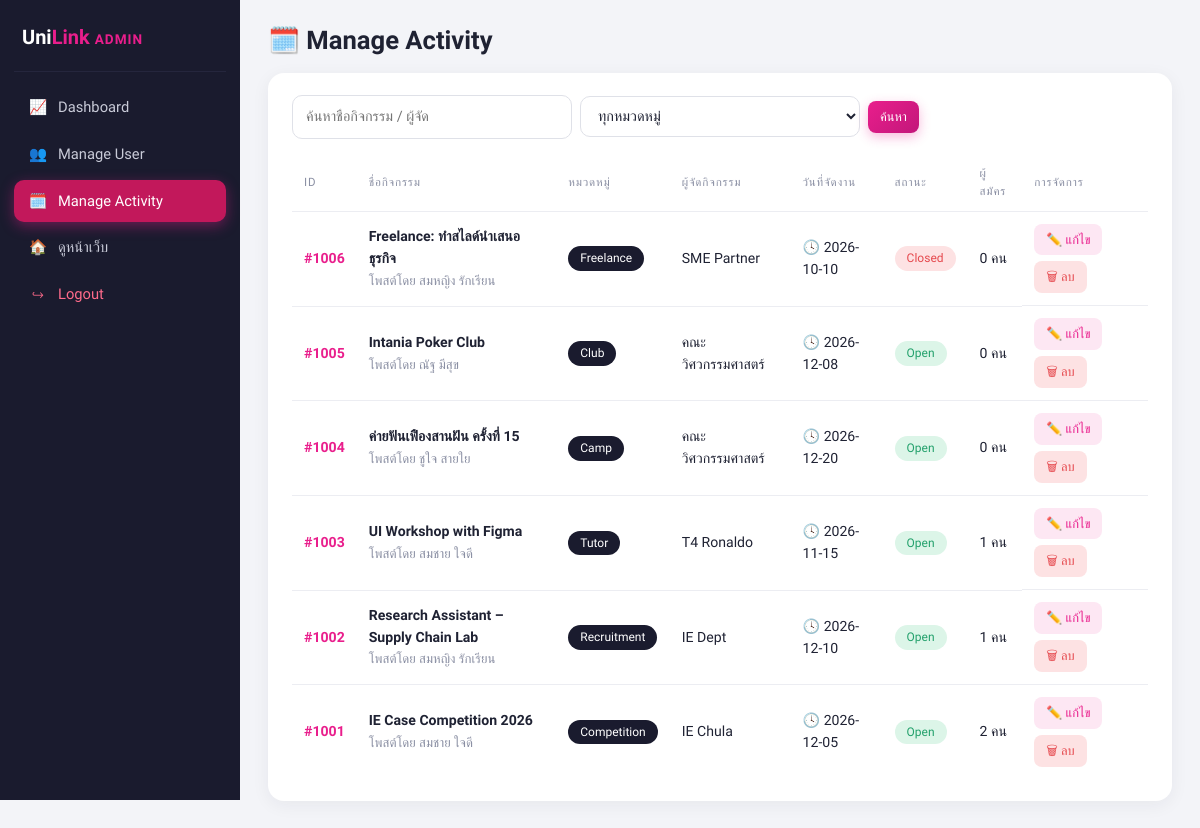
/pages/admin_manage_activity.php (signed in), run on the app's committed database.
### tables this page shows
CREATE TABLE activity (
  act_id      INT(11)      NOT NULL AUTO_INCREMENT PRIMARY KEY,
  user_id     VARCHAR(50)  NOT NULL,                         
  title       VARCHAR(255) NOT NULL,
  category    VARCHAR(100) NOT NULL,
  organizer   VARCHAR(255) NOT NULL,
  logo_text   VARCHAR(50)  NULL,
  theme_color VARCHAR(20)  NOT NULL DEFAULT '#E91E8C',
  regis_date  DATE         NOT NULL,                         
  act_date    DATE         NOT NULL,                         
  fee         VARCHAR(100) NOT NULL DEFAULT 'ฟรี',
  benefits    VARCHAR(255) NULL,
  description TEXT         NULL,
  questions   TEXT         NULL,                             
  contact     VARCHAR(255) NULL,
  image_path  VARCHAR(255) NULL,
  status      VARCHAR(50)  NOT NULL DEFAULT 'open',          
  created_at  TIMESTAMP    NOT NULL DEFAULT CURRENT_TIMESTAMP,
  INDEX idx_category (category),
  INDEX idx_status (status),
  CONSTRAINT fk_activity_user FOREIGN KEY (user_id)
    REFERENCES users(user_id) ON DELETE CASCADE ON UPDATE CASCADE
);

CREATE TABLE users (
  user_id     VARCHAR(50)  NOT NULL PRIMARY KEY,             
  user_name   VARCHAR(100) NOT NULL,                         
  email       VARCHAR(100) NOT NULL UNIQUE,                  
  password    VARCHAR(255) NOT NULL,                         
  role        ENUM('admin','user','guest') NOT NULL DEFAULT 'user',
  faculty     VARCHAR(100) NULL,
  major       VARCHAR(100) NULL,
  dob         DATE         NULL,
  phone       VARCHAR(20)  NULL,
  line_id     VARCHAR(50)  NULL,
  ig          VARCHAR(50)  NULL,
  bio         TEXT         NULL,
  profile_pic VARCHAR(255) NULL,
  skills      TEXT         NULL,                             
  created_at  TIMESTAMP    NOT NULL DEFAULT CURRENT_TIMESTAMP
);

### includes/functions.php (called while the page is built, shortened)
<?php
function e($s): string
{
    return htmlspecialchars((string)($s ?? ''), ENT_QUOTES, 'UTF-8');
}
function fmt_date(?string $d): string
{
    return $d ? date('Y-m-d', strtotime($d)) : '-';
}
function activity_closed(array $a): bool
{
    return $a['status'] === 'closed' || ($a['regis_date'] && $a['regis_date'] < date('Y-m-d'));
}

### pages/admin_manage_activity.php (the view, shortened to what this page needs)
<?php
require_once '../includes/functions.php';
require_once '../includes/layout.php';
$q = trim($_GET['q'] ?? '');
$where = ['1=1'];
$p = [];
$st = $pdo->prepare('SELECT a.*, u.user_name,
    (SELECT COUNT(*) FROM application ap WHERE ap.activity_id = a.act_id) AS apps
    FROM activity a JOIN users u ON u.user_id = a.user_id
    WHERE ' . implode(' AND ', $where) . ' ORDER BY a.act_id DESC');
$st->execute($p);
$acts = $st->fetchAll();
?>
<h1 class="page-title">🗓️ Manage Activity</h1>
<section class="panel">
  <form class="toolbar" method="get">
    <input type="search" name="q" value="<?= e($q) ?>" placeholder="ค้นหาชื่อกิจกรรม / ผู้จัด">
    <select name="cat">
      <option value="">ทุกหมวดหมู่</option>
    </select>
    <button class="btn btn-primary btn-sm">ค้นหา</button>
  </form>
  <div class="table-wrap"><table>
    <thead><tr><th>ID</th><th>ชื่อกิจกรรม</th><th>หมวดหมู่</th><th>ผู้จัดกิจกรรม</th><th>วันที่จัดงาน</th><th>สถานะ</th><th>ผู้สมัคร</th><th>การจัดการ</th></tr></thead>
    <tbody>
    <?php foreach ($acts as $a): ?>
      <tr>
        <td><b class="pink">#<?= (int)$a['act_id'] ?></b></td>
        <td><b><?= e($a['title']) ?></b><br><span class="muted small">โพสต์โดย <?= e($a['user_name']) ?></span></td>
        <td><span class="badge badge-dark"><?= e($a['category']) ?></span></td>
        <td><?= e($a['organizer']) ?></td>
        <td>🕓 <?= e(fmt_date($a['act_date'])) ?></td>
        <td><?= activity_closed($a) ? '<span class="badge badge-red">Closed</span>' : '<span class="badge badge-green">Open</span>' ?></td>
        <td><a href="view_applicants.php?act_id=<?= (int)$a['act_id'] ?>"><?= (int)$a['apps'] ?> คน</a></td>
        <td class="actions">
          <a class="btn btn-pink-light btn-sm" href="admin_edit_activity.php?id=<?= (int)$a['act_id'] ?>">✏️ แก้ไข</a>
          <form method="post" action="activity_action.php" class="inline" data-confirm="ลบกิจกรรม #<?= (int)$a['act_id'] ?> และใบสมัครทั้งหมด?">
            <button class="btn btn-danger-light btn-sm">🗑 ลบ</button>
          </form>
        </td>
      </tr>
    <?php endforeach; ?>
    </tbody>
  </table></div>
</section>

### assets/css/style.css (style rules this page uses)
:root { --pink: #E91E8C; --pink-dark: #C2177A; --pink-soft: #FDE7F3; --purple: #8E24AA; --side: #1A1B2E; --side-2: #25263D; --bg: #F3F4F8; --card: #FFFFFF; --text: #1F2233; --muted: #8A8FA3; --line: #ECEDF2; --green: #22A06B; --green-soft: #DCF5E8; --red: #E5484D; --red-soft: #FDE2E3; --yellow: #B7791F; --yellow-soft: #FFF4D6; --blue: #3B82F6; --blue-soft: #E3EDFF; --radius: 16px; --shadow: 0 4px 18px rgba(31, 34, 51, .06); }
* { box-sizing: border-box; }
html, body { margin: 0; }
body { font-family: 'Prompt', system-ui, sans-serif; background: var(--bg); color: var(--text); font-size: 15px; line-height: 1.55; }
a { color: inherit; text-decoration: none; }
h1, h2, h3, h4 { margin: 0 0 .6em; line-height: 1.3; }
.muted { color: var(--muted); }
.small { font-size: .82rem; }
.pink { color: var(--pink); }
.page-title { font-size: 1.6rem; }
.btn { display: inline-flex; align-items: center; justify-content: center; gap: 6px; border: 0; border-radius: 10px; padding: 10px 18px; font: inherit; font-weight: 500; font-size: .9rem; cursor: pointer; transition: .15s; white-space: nowrap; }
.btn-sm { padding: 6px 12px; font-size: .8rem; border-radius: 8px; }
.btn-primary { background: linear-gradient(135deg, var(--pink), var(--pink-dark)); color: #fff; box-shadow: 0 4px 12px rgba(233, 30, 140, .3); }
.btn-danger-light { background: var(--red-soft); color: var(--red); }
.btn-pink-light { background: var(--pink-soft); color: var(--pink); }
form.inline { display: inline; }
.actions { display: flex; flex-wrap: wrap; gap: 6px; align-items: center; }
input, select, textarea { display: block; width: 100%; margin-top: 5px; padding: 10px 13px; font: inherit; font-size: .9rem; color: var(--text); background: #fff; border: 1px solid #DFE1E8; border-radius: 10px; outline: none; transition: .15s; }
.toolbar { display: flex; gap: 8px; margin-bottom: 16px; align-items: center; }
.toolbar input, .toolbar select { margin: 0; max-width: 280px; }
.panel { background: var(--card); border-radius: var(--radius); padding: 22px 24px; box-shadow: var(--shadow); margin-bottom: 20px; }
.badge { display: inline-block; padding: 3px 12px; border-radius: 999px; font-size: .75rem; font-weight: 500; }
.badge-green { background: var(--green-soft); color: var(--green); }
.badge-red { background: var(--red-soft); color: var(--red); }
.badge-dark { background: var(--side); color: #fff; }
.table-wrap { overflow-x: auto; }
table { width: 100%; border-collapse: collapse; font-size: .88rem; }
th { text-align: left; font-size: .72rem; letter-spacing: .8px; text-transform: uppercase; color: var(--muted); font-weight: 500; padding: 10px 12px; border-bottom: 1px solid var(--line); }
td { padding: 12px; border-bottom: 1px solid var(--line); vertical-align: middle; }
tr:last-child td { border-bottom: 0; }

### data on the page
activity: act_id "1006", title "Freelance: ทำสไลด์นำเสนอธุรกิจ", user.user_name "สมหญิง รักเรียน", category "Freelance", organizer "SME Partner", act_date "2026-10-10", status "Closed", apps "0"
activity: act_id "1005", title "Intania Poker Club", user.user_name "ณัฐ มีสุข", category "Club", organizer "คณะวิศวกรรมศาสตร์", act_date "2026-12-08", status "Open", apps "0"
activity: act_id "1004", title "ค่ายฟันเฟืองสานฝัน ครั้งที่ 15", user.user_name "ชูใจ สายใย", category "Camp", organizer "คณะวิศวกรรมศาสตร์", act_date "2026-12-20", status "Open", apps "0"
activity: act_id "1003", title "UI Workshop with Figma", user.user_name "สมชาย ใจดี", category "Tutor", organizer "T4 Ronaldo", act_date "2026-11-15", status "Open", apps "1"
activity: act_id "1002", title "Research Assistant – Supply Chain Lab", user.user_name "สมหญิง รักเรียน", category "Recruitment", organizer "IE Dept", act_date "2026-12-10", status "Open", apps "1"
activity: act_id "1001", title "IE Case Competition 2026", user.user_name "สมชาย ใจดี", category "Competition", organizer "IE Chula", act_date "2026-12-05", status "Open", apps "2"
